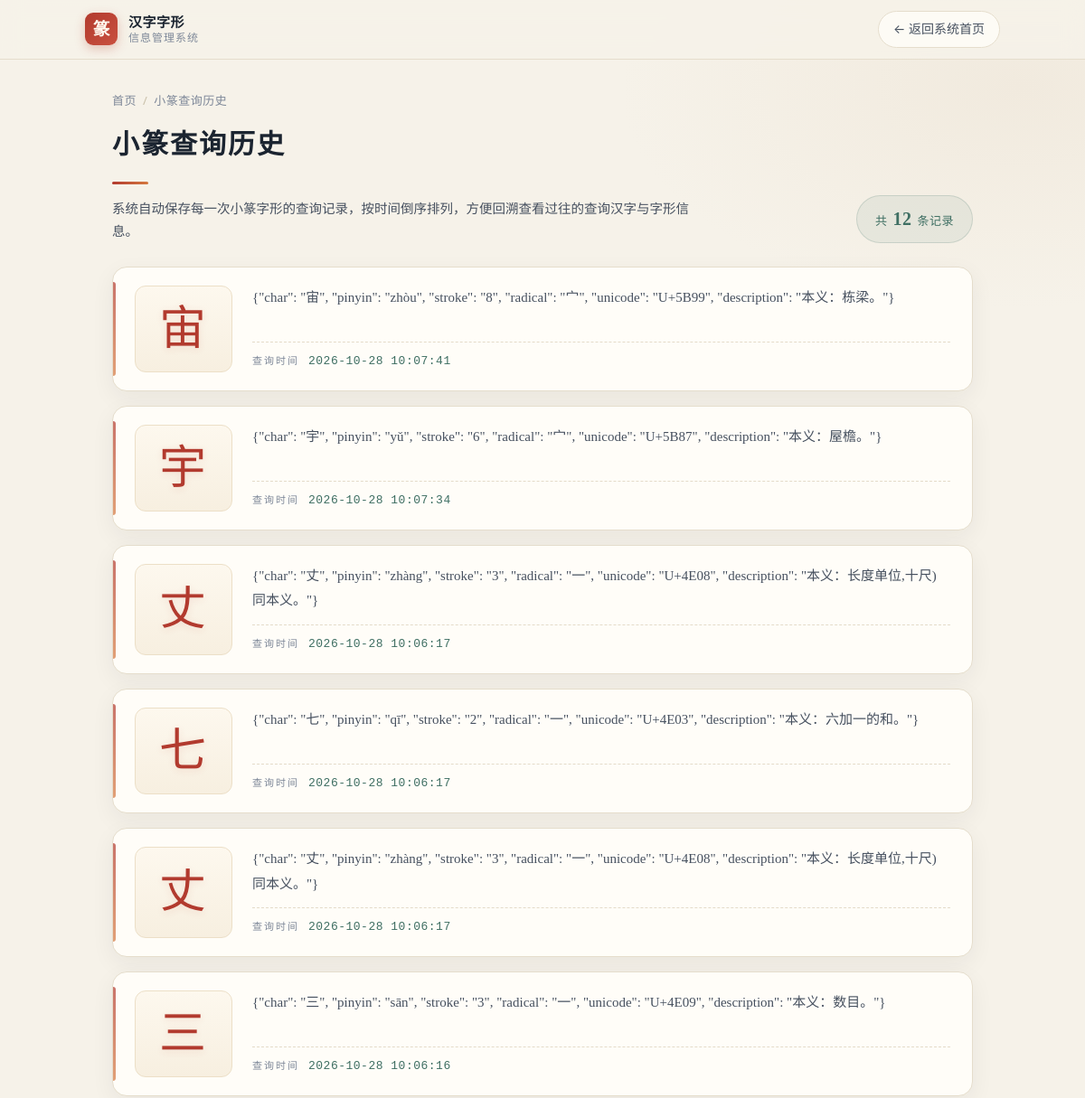
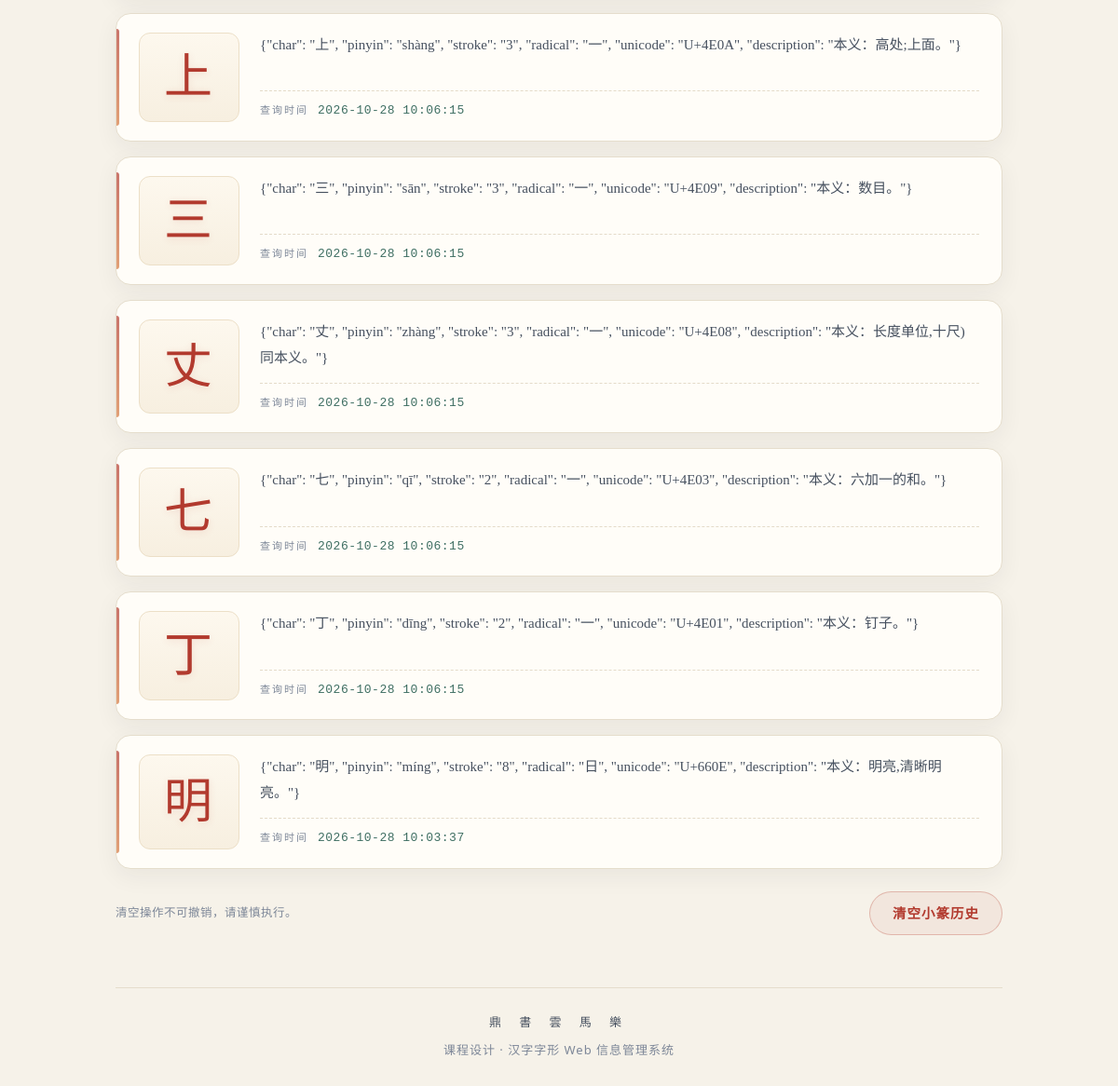
Page /convert1/xiaozhuanhistoryUI on the committed database (2 pictures, top to bottom).
### convert1/models.py (models this page shows)
class XiaoZhuanHistory(models.Model):
    char = models.CharField(max_length=10, verbose_name="查询汉字")
    info = models.CharField(max_length=300, verbose_name="字形信息")
    create_time = models.DateTimeField(auto_now_add=True, verbose_name="查询时间")
    class Meta:
        verbose_name = "小篆查询记录"

### convert1/views.py (the view)
# urls.py: path('xiaozhuanhistoryUI', views.xiaozhuanhistoryUI, name="xiaozhuanhistoryUI"),
def xiaozhuanhistoryUI(request):
    datas = XiaoZhuanHistory.objects.all().order_by("-create_time")
    context = {'datas': datas}
    return render(request, 'xiaozhuanhistoryList.html', context=context)

### convert1/templates/xiaozhuanhistoryList.html (shortened to what this page needs)
<!DOCTYPE html>
<html lang="zh-CN">
<head>
</head>
<body>
    <nav class="navbar">
        <div class="navbar-inner">
            <a class="brand" href="{% url 'home' %}">
                <span class="seal">篆</span>
                <span class="brand-text">
                    汉字字形
                    <em>信息管理系统</em>
                </span>
            </a>
            <a class="back-link" href="{% url 'home' %}">← 返回系统首页</a>
        </div>
    </nav>
    <main class="shell">
        <div class="crumb">
            <a href="{% url 'home' %}">首页</a><span>/</span>小篆查询历史
        </div>
        <header class="page-head">
            <div>
                <h1>小篆查询历史</h1>
                <p>系统自动保存每一次小篆字形的查询记录，按时间倒序排列，方便回溯查看过往的查询汉字与字形信息。</p>
            </div>
            <span class="count-badge">共 <strong>{{ datas|length }}</strong> 条记录</span>
        </header>
        <section class="record-list">
            {% for data in datas %}
            <article class="record">
                <div class="record-char">{{ data.char }}</div>
                <div class="record-main">
                    <div class="record-info">{{ data.info }}</div>
                    <div class="record-meta">
                        <span class="meta-label">查询时间</span>
                        <time class="record-time">{{ data.create_time|date:"Y-m-d H:i:s" }}</time>
                    </div>
                </div>
            </article>
            {% empty %}
            <div class="empty">
                <div class="glyph">篆 書 雲</div>
                <p>暂无小篆查询记录</p>
                <p class="sub">前往「小篆字形生成」完成一次查询，记录会自动出现在这里。</p>
            </div>
            {% endfor %}
        </section>
        <div class="actions">
            <span class="tip">清空操作不可撤销，请谨慎执行。</span>
            <form action="/convert1/del_xz" method="post" style="margin:0;">
                <input class="btn btn-danger" type="submit" value="清空小篆历史"
                       onclick="return confirm('确定清空小篆全部记录？')">
            </form>
        </div>
        <footer style="margin-top:56px;padding-top:26px;border-top:1px solid var(--line);text-align:center;font-size:13px;color:var(--muted);letter-spacing:1px;">
            <div style="font-family:var(--serif);color:var(--ink-soft);letter-spacing:8px;margin-bottom:6px;">鼎 書 雲 馬 樂</div>
            课程设计 · 汉字字形 Web 信息管理系统
        </footer>
    </main>
</body>
</html>

### rows in the picture
XiaoZhuanHistory: char "宙", info "{\"char\": \"宙\", \"pinyin\": \"zhòu\", \"stroke\": \"8\", \"radical\": \"宀\", \"unicode\": \"U+5B99\", \"description\": \"本义：栋梁。\"}", create_time "2026-10-28 10:07:41"
XiaoZhuanHistory: char "宇", info "{\"char\": \"宇\", \"pinyin\": \"yǔ\", \"stroke\": \"6\", \"radical\": \"宀\", \"unicode\": \"U+5B87\", \"description\": \"本义：屋檐。\"}", create_time "2026-10-28 10:07:34"
XiaoZhuanHistory: char "丈", info "{\"char\": \"丈\", \"pinyin\": \"zhàng\", \"stroke\": \"3\", \"radical\": \"一\", \"unicode\": \"U+4E08\", \"description\": \"本义：长度单位,十尺) 同本义。\"}", create_time "2026-10-28 10:06:17"
XiaoZhuanHistory: char "七", info "{\"char\": \"七\", \"pinyin\": \"qī\", \"stroke\": \"2\", \"radical\": \"一\", \"unicode\": \"U+4E03\", \"description\": \"本义：六加一的和。\"}", create_time "2026-10-28 10:06:17"
XiaoZhuanHistory: char "丈", info "{\"char\": \"丈\", \"pinyin\": \"zhàng\", \"stroke\": \"3\", \"radical\": \"一\", \"unicode\": \"U+4E08\", \"description\": \"本义：长度单位,十尺) 同本义。\"}", create_time "2026-10-28 10:06:17"
XiaoZhuanHistory: char "三", info "{\"char\": \"三\", \"pinyin\": \"sān\", \"stroke\": \"3\", \"radical\": \"一\", \"unicode\": \"U+4E09\", \"description\": \"本义：数目。\"}", create_time "2026-10-28 10:06:16"
XiaoZhuanHistory: char "上", info "{\"char\": \"上\", \"pinyin\": \"shàng\", \"stroke\": \"3\", \"radical\": \"一\", \"unicode\": \"U+4E0A\", \"description\": \"本义：高处;上面。\"}", create_time "2026-10-28 10:06:15"
XiaoZhuanHistory: char "三", info "{\"char\": \"三\", \"pinyin\": \"sān\", \"stroke\": \"3\", \"radical\": \"一\", \"unicode\": \"U+4E09\", \"description\": \"本义：数目。\"}", create_time "2026-10-28 10:06:15"
XiaoZhuanHistory: char "丈", info "{\"char\": \"丈\", \"pinyin\": \"zhàng\", \"stroke\": \"3\", \"radical\": \"一\", \"unicode\": \"U+4E08\", \"description\": \"本义：长度单位,十尺) 同本义。\"}", create_time "2026-10-28 10:06:15"
XiaoZhuanHistory: char "七", info "{\"char\": \"七\", \"pinyin\": \"qī\", \"stroke\": \"2\", \"radical\": \"一\", \"unicode\": \"U+4E03\", \"description\": \"本义：六加一的和。\"}", create_time "2026-10-28 10:06:15"
XiaoZhuanHistory: char "丁", info "{\"char\": \"丁\", \"pinyin\": \"dīng\", \"stroke\": \"2\", \"radical\": \"一\", \"unicode\": \"U+4E01\", \"description\": \"本义：钉子。\"}", create_time "2026-10-28 10:06:15"
XiaoZhuanHistory: char "明", info "{\"char\": \"明\", \"pinyin\": \"míng\", \"stroke\": \"8\", \"radical\": \"日\", \"unicode\": \"U+660E\", \"description\": \"本义：明亮,清晰明亮。\"}", create_time "2026-10-28 10:03:37"

### other values in the picture
{{ datas|length }} "12"
